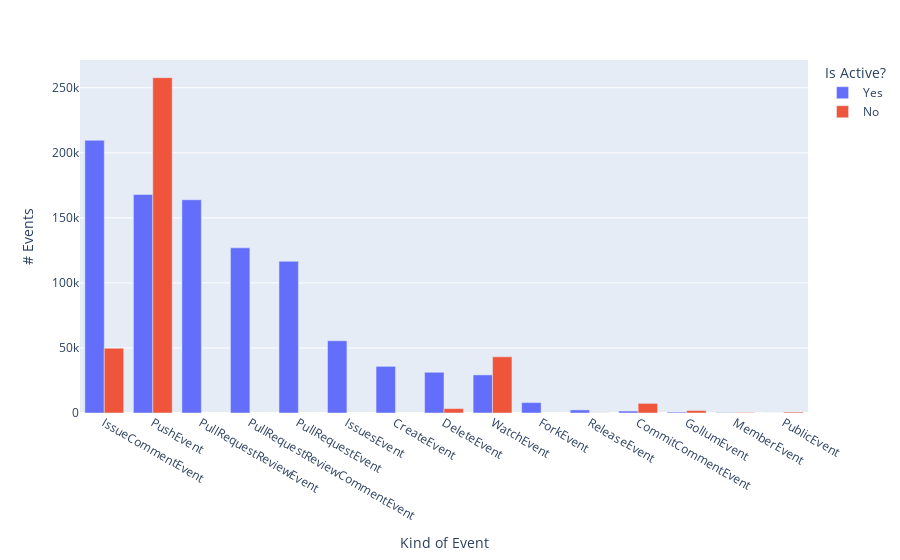

The code cell stored with this chart in its notebook:
### Markdown cell above
Based on the previous two analyses and even after filtering out projects based on contributors and duration, a majority still lack certain contibutor events that characterize "active" projects. We naively define "active" projects as those that have data for at least the following events: **'CreateEvent', 'ForkEvent', 'IssuesEvent', 'PullRequestEvent', 'PullRequestReviewEvent'**

### Code cell
# get list of repos that have data and don't have data for events of interest
active_projects_repos = list(nonzeroDayEventsPivoted[nonzeroDayEventsPivoted[['CreateEvent', 'ForkEvent', 'IssuesEvent', 'PullRequestEvent', 'PullRequestReviewEvent']].notnull().all(1)].repo_name)
nonactive_projects_repos = list(nonzeroDayEventsPivoted[nonzeroDayEventsPivoted[['CreateEvent', 'ForkEvent', 'IssuesEvent', 'PullRequestEvent', 'PullRequestReviewEvent']].isnull().all(1)].repo_name)

# filter for repos
activeEvents = nonzeroDayEvents[nonzeroDayEvents['repo_name'].isin(active_projects_repos)]
nonactiveEvents = nonzeroDayEvents[nonzeroDayEvents['repo_name'].isin(nonactive_projects_repos)]

# count event types for active and non-active projects
activeEventsCounts = activeEvents['event_type'].value_counts().reset_index()
nonactiveEventsCounts = nonactiveEvents['event_type'].value_counts().reset_index()

# merge active and non-active project event counts
eventsCounts = pd.merge(
    activeEventsCounts, 
    nonactiveEventsCounts, 
    how='left',
    left_on='index',
    right_on='index'
).set_index('index').rename(
    columns={
        'event_type_x':'Yes', 
        'event_type_y': 'No'
    }
)

fig_ec = px.bar(
    data_frame=eventsCounts,
    barmode="group", 
    labels={
        "variable": "Is Active?",
        "value": "# Events",
        "index": "Kind of Event"
    }   
)

fig_ec.write_image("eventCounts.png")
fig_ec

### Figure 1 — Plotly figure (JSON) as saved in the notebook; plotly's stock layout.template omitted (floating-point values rounded to 4 significant figures)
{"data": [{"alignmentgroup": "True", "hovertemplate": "Is Active?=Yes<br>Kind of Event=%{x}<br># Events=%{y}<extra></extra>", "legendgroup": "Yes", "marker": {"color": "#636efa", "pattern": {"shape": ""}}, "name": "Yes", "offsetgroup": "Yes", "orientation": "v", "showlegend": true, "textposition": "auto", "type": "bar", "x": ["IssueCommentEvent", "PushEvent", "PullRequestReviewEvent", "PullRequestReviewCommentEvent", "PullRequestEvent", "IssuesEvent", "CreateEvent", "DeleteEvent", "WatchEvent", "ForkEvent", "ReleaseEvent", "CommitCommentEvent", "GollumEvent", "MemberEvent", "PublicEvent"], "xaxis": "x", "y": [209634, 167916, 163909, 126935, 116629, 55564, 35846, 31330, 29286, 8011, 2373, 1502, 701, 314, 7], "yaxis": "y"}, {"alignmentgroup": "True", "hovertemplate": "Is Active?=No<br>Kind of Event=%{x}<br># Events=%{y}<extra></extra>", "legendgroup": "No", "marker": {"color": "#EF553B", "pattern": {"shape": ""}}, "name": "No", "offsetgroup": "No", "orientation": "v", "showlegend": true, "textposition": "auto", "type": "bar", "x": ["IssueCommentEvent", "PushEvent", "PullRequestReviewEvent", "PullRequestReviewCommentEvent", "PullRequestEvent", "IssuesEvent", "CreateEvent", "DeleteEvent", "WatchEvent", "ForkEvent", "ReleaseEvent", "CommitCommentEvent", "GollumEvent", "MemberEvent", "PublicEvent"], "xaxis": "x", "y": [49784, 257766, null, null, null, null, null, 3390, 43162, null, 102, 7393, 1888, 414, 714], "yaxis": "y"}], "layout": {"barmode": "group", "legend": {"title": {"text": "Is Active?"}, "tracegroupgap": 0}, "margin": {"t": 60}, "xaxis": {"anchor": "y", "domain": [0, 1], "title": {"text": "Kind of Event"}}, "yaxis": {"anchor": "x", "domain": [0, 1], "title": {"text": "# Events"}}}}
